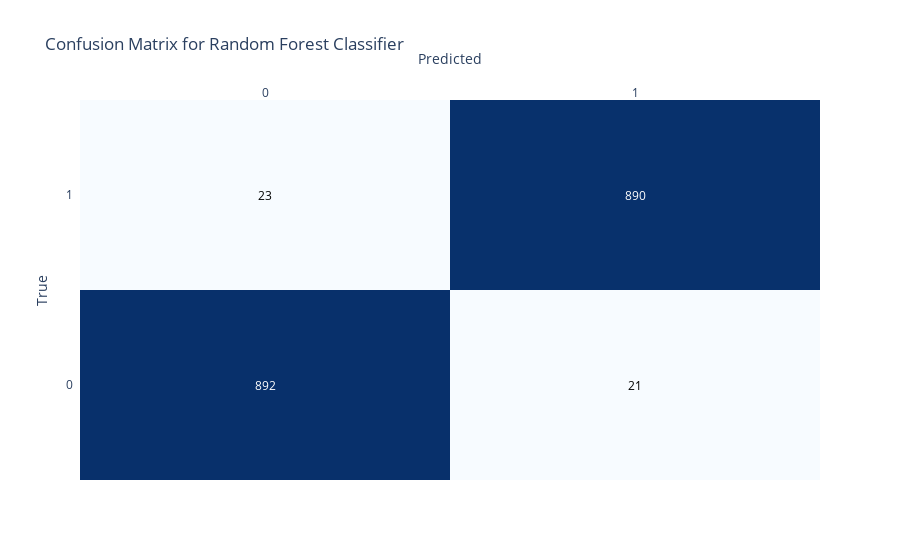
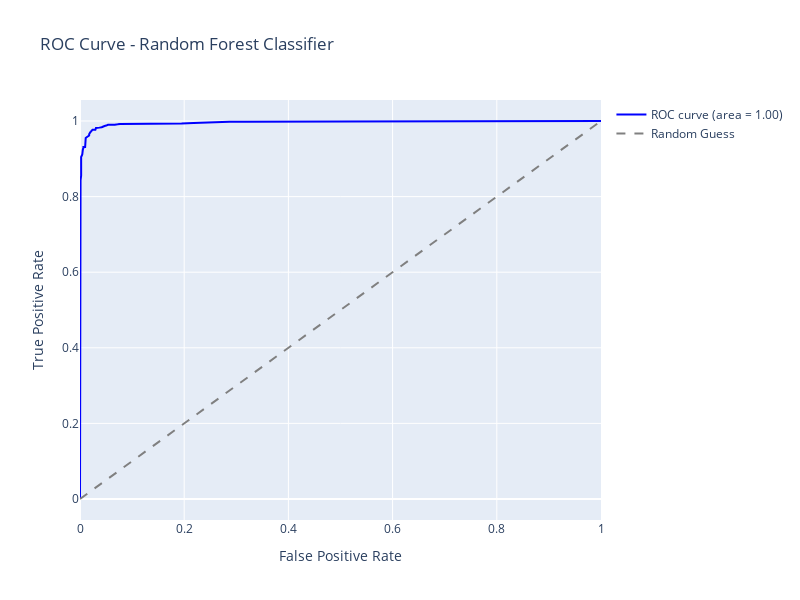
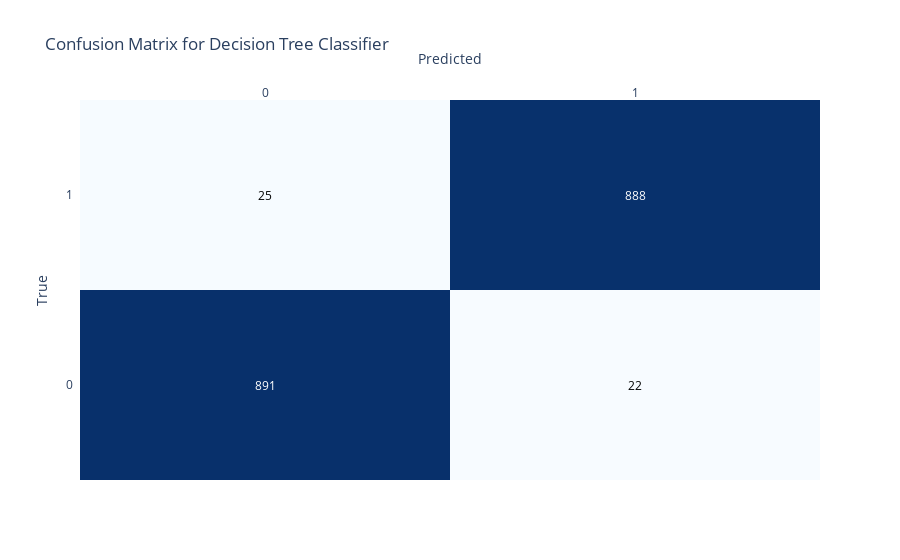
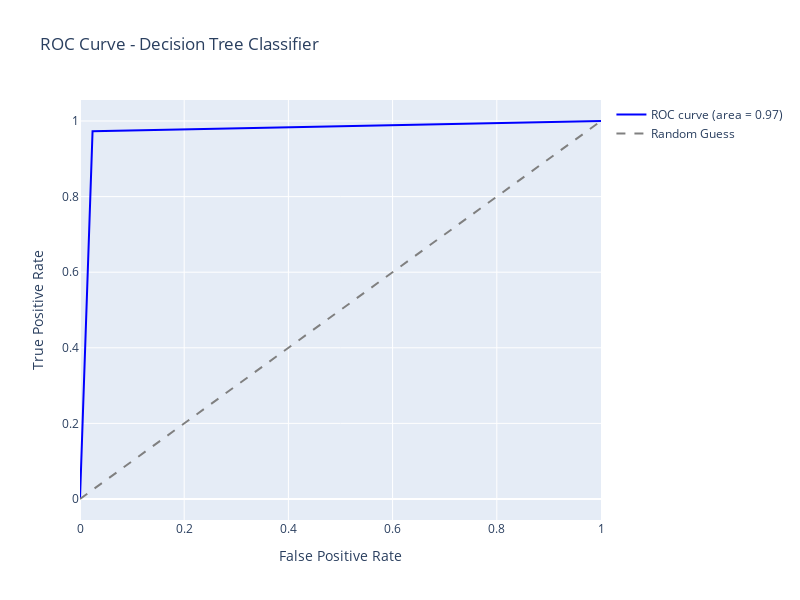

The cell these charts' notebook holds for them, in order:
### Code cell
# import joblib
# import os

# # Define a directory to save the files
# model_dir = 'model' 

# # Create the directory if it doesn't exist
# if not os.path.exists(model_dir):
#     os.makedirs(model_dir)

## Pattern Recognition Algorithm
classifiers = {
    'Random Forest Classifier': RandomForestClassifier(class_weight='balanced', random_state=seed),
    'Decision Tree Classifier': DecisionTreeClassifier(class_weight='balanced', random_state=seed),
    'Gradient Boosting Classifier': GradientBoostingClassifier(random_state=seed),
    'XGBoost': xgb.XGBClassifier(use_label_encoder=False, eval_metric='mlogloss', random_state=seed),
    'K-Nearest Neighbors': KNeighborsClassifier(),
    # 'Gaussian Mixture Models': GaussianMixture(n_components=3, random_state=seed),  # Replace 'n_components' and 'seed' with appropriate values
    # 'k-Means Clustering': KMeans(n_clusters=3, random_state=seed),  # Replace 'n_clusters' and 'seed' with appropriate values
    # 'Hidden Markov Models': hmm.GaussianHMM(n_components=3, random_state=seed),  # Replace 'n_components' and 'seed' with appropriate values
    'Naive Bayes Classifier': GaussianNB(),
    # 'Support Vector Machines': SVC(random_state=seed)  
}

# # Train and evaluate your models
# for name, model in classifiers.items():
#     model.fit(X_train, y_train)  # Train the model
#     print(f"{name} trained successfully!")

#     # Save the Random Forest model
#     if name == 'Random Forest Classifier':
#         joblib.dump(model, 'random_forest_model.pkl')
#         print("Random Forest model saved successfully!")

# # Save the columns
# with open('columns.pkl', 'wb') as f:
#     joblib.dump(X_train.columns.tolist(), f)

# # Save the scaler
# scaler_path = os.path.join(model_dir, 'scaler.pkl')
# joblib.dump(sc, scaler_path)

# print(f"Scaler saved successfully to {scaler_path}")


model_comparison_evaluate(classifiers, X_train, y_train, skfold)

### Figure 1 — Plotly figure (JSON) as saved in the notebook; plotly's stock layout.template omitted (floating-point values rounded to 4 significant figures)
{"data": [{"colorscale": [[0, "rgb(247,251,255)"], [0.125, "rgb(222,235,247)"], [0.25, "rgb(198,219,239)"], [0.375, "rgb(158,202,225)"], [0.5, "rgb(107,174,214)"], [0.625, "rgb(66,146,198)"], [0.75, "rgb(33,113,181)"], [0.875, "rgb(8,81,156)"], [1, "rgb(8,48,107)"]], "reversescale": false, "showscale": false, "type": "heatmap", "x": [0, 1], "y": [0, 1], "z": [[892, 21], [23, 890]]}], "layout": {"annotations": [{"font": {"color": "#FFFFFF"}, "showarrow": false, "text": "892", "x": 0, "xref": "x", "y": 0, "yref": "y"}, {"font": {"color": "#000000"}, "showarrow": false, "text": "21", "x": 1, "xref": "x", "y": 0, "yref": "y"}, {"font": {"color": "#000000"}, "showarrow": false, "text": "23", "x": 0, "xref": "x", "y": 1, "yref": "y"}, {"font": {"color": "#FFFFFF"}, "showarrow": false, "text": "890", "x": 1, "xref": "x", "y": 1, "yref": "y"}], "title": {"text": "Confusion Matrix for Random Forest Classifier"}, "xaxis": {"dtick": 1, "gridcolor": "rgb(0, 0, 0)", "side": "top", "ticks": "", "title": {"text": "Predicted"}}, "yaxis": {"dtick": 1, "ticks": "", "ticksuffix": "  ", "title": {"text": "True"}}}}

### Figure 2 — Plotly figure (JSON) as saved in the notebook; plotly's stock layout.template omitted (floating-point values rounded to 4 significant figures)
{"data": [{"line": {"color": "blue", "width": 2}, "mode": "lines", "name": "ROC curve (area = 1.00)", "type": "scatter", "x": [0, 0, 0, 0, 0, 0, 0, 0, 0, 0, 0.001095, 0.002191, 0.002191, 0.002191, 0.002191, 0.002191, 0.002191, 0.002191, 0.002191, 0.004381, 0.004381, 0.004381, 0.005476, 0.006572, 0.006572, 0.009858, 0.009858, 0.009858, 0.01095, 0.01095, 0.01095, 0.01095, 0.01095, 0.01095, 0.01205, 0.01424, 0.01643, 0.01752, 0.01752, 0.01862, 0.01972, 0.02081, 0.023, 0.0241, 0.0241, 0.02848, 0.02957, 0.03067, 0.03176, 0.03505, 0.03724, 0.04162, 0.04491, 0.0471, 0.05038, 0.05257, 0.05367, 0.06681, 0.069, 0.07229, 0.07667, 0.07886, 0.08215, 0.08762, 0.08981, 0.09419, 0.1019, 0.1117, 0.1205, 0.1271, 0.1314, 0.138, 0.1424, 0.1522, 0.1632, 0.1807, 0.195, 0.218, 0.2377, 0.253, 0.2727, 0.287, 0.3165, 0.3625, 0.4173, 0.5082, 1], "y": [0, 0.54, 0.6484, 0.7119, 0.7568, 0.7722, 0.7963, 0.8127, 0.828, 0.8324, 0.8434, 0.8554, 0.8773, 0.8806, 0.8861, 0.8938, 0.897, 0.9025, 0.9047, 0.9113, 0.9211, 0.9222, 0.9244, 0.9288, 0.931, 0.931, 0.9332, 0.9343, 0.9387, 0.9409, 0.9441, 0.9463, 0.9529, 0.9551, 0.9562, 0.9595, 0.9617, 0.9617, 0.965, 0.9704, 0.9704, 0.9715, 0.9748, 0.9759, 0.977, 0.977, 0.977, 0.9814, 0.9814, 0.9825, 0.9825, 0.9836, 0.9869, 0.9869, 0.988, 0.989, 0.9901, 0.9901, 0.9912, 0.9912, 0.9923, 0.9923, 0.9923, 0.9923, 0.9923, 0.9923, 0.9923, 0.9923, 0.9923, 0.9923, 0.9923, 0.9923, 0.9923, 0.9923, 0.9923, 0.9923, 0.9934, 0.9945, 0.9956, 0.9956, 0.9978, 0.9978, 0.9978, 0.9978, 0.9989, 0.9989, 1]}, {"line": {"color": "gray", "dash": "dash", "width": 2}, "mode": "lines", "name": "Random Guess", "type": "scatter", "x": [0, 1], "y": [0, 1]}], "layout": {"height": 600, "showlegend": true, "title": {"text": "ROC Curve - Random Forest Classifier"}, "width": 800, "xaxis": {"title": {"text": "False Positive Rate"}}, "yaxis": {"title": {"text": "True Positive Rate"}}}}

### Figure 3 — Plotly figure (JSON) as saved in the notebook; plotly's stock layout.template omitted (floating-point values rounded to 4 significant figures)
{"data": [{"colorscale": [[0, "rgb(247,251,255)"], [0.125, "rgb(222,235,247)"], [0.25, "rgb(198,219,239)"], [0.375, "rgb(158,202,225)"], [0.5, "rgb(107,174,214)"], [0.625, "rgb(66,146,198)"], [0.75, "rgb(33,113,181)"], [0.875, "rgb(8,81,156)"], [1, "rgb(8,48,107)"]], "reversescale": false, "showscale": false, "type": "heatmap", "x": [0, 1], "y": [0, 1], "z": [[891, 22], [25, 888]]}], "layout": {"annotations": [{"font": {"color": "#FFFFFF"}, "showarrow": false, "text": "891", "x": 0, "xref": "x", "y": 0, "yref": "y"}, {"font": {"color": "#000000"}, "showarrow": false, "text": "22", "x": 1, "xref": "x", "y": 0, "yref": "y"}, {"font": {"color": "#000000"}, "showarrow": false, "text": "25", "x": 0, "xref": "x", "y": 1, "yref": "y"}, {"font": {"color": "#FFFFFF"}, "showarrow": false, "text": "888", "x": 1, "xref": "x", "y": 1, "yref": "y"}], "title": {"text": "Confusion Matrix for Decision Tree Classifier"}, "xaxis": {"dtick": 1, "gridcolor": "rgb(0, 0, 0)", "side": "top", "ticks": "", "title": {"text": "Predicted"}}, "yaxis": {"dtick": 1, "ticks": "", "ticksuffix": "  ", "title": {"text": "True"}}}}

### Figure 4 — Plotly figure (JSON) as saved in the notebook; plotly's stock layout.template omitted (floating-point values rounded to 4 significant figures)
{"data": [{"line": {"color": "blue", "width": 2}, "mode": "lines", "name": "ROC curve (area = 0.97)", "type": "scatter", "x": [0, 0.0241, 1], "y": [0, 0.9726, 1]}, {"line": {"color": "gray", "dash": "dash", "width": 2}, "mode": "lines", "name": "Random Guess", "type": "scatter", "x": [0, 1], "y": [0, 1]}], "layout": {"height": 600, "showlegend": true, "title": {"text": "ROC Curve - Decision Tree Classifier"}, "width": 800, "xaxis": {"title": {"text": "False Positive Rate"}}, "yaxis": {"title": {"text": "True Positive Rate"}}}}
